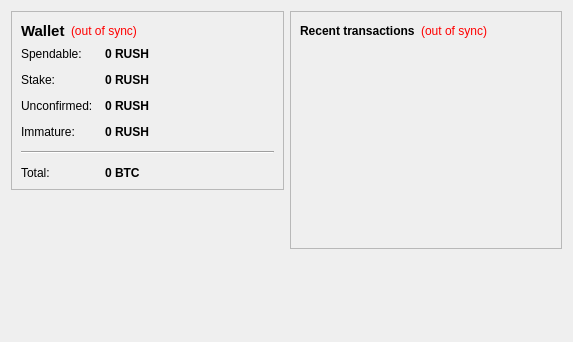
<?xml version="1.0" encoding="UTF-8"?>
<ui version="4.0">
 <class>OverviewPage</class>
 <widget class="QWidget" name="OverviewPage">
  <property name="geometry">
   <rect>
    <x>0</x>
    <y>0</y>
    <width>573</width>
    <height>342</height>
   </rect>
  </property>
  <property name="windowTitle">
   <string>Form</string>
  </property>
  <layout class="QHBoxLayout" name="horizontalLayout" stretch="1,1">
   <item>
    <layout class="QVBoxLayout" name="verticalLayout_2">
     <item>
      <widget class="QFrame" name="frame">
       <property name="frameShape">
        <enum>QFrame::StyledPanel</enum>
       </property>
       <property name="frameShadow">
        <enum>QFrame::Raised</enum>
       </property>
       <layout class="QVBoxLayout" name="verticalLayout_4">
        <item>
         <layout class="QHBoxLayout" name="horizontalLayout_4">
          <item>
           <widget class="QLabel" name="label_5">
            <property name="font">
             <font>
              <pointsize>11</pointsize>
              <weight>75</weight>
              <bold>true</bold>
             </font>
            </property>
            <property name="text">
             <string>Wallet</string>
            </property>
           </widget>
          </item>
          <item>
           <widget class="QLabel" name="labelWalletStatus">
            <property name="toolTip">
             <string>The displayed information may be out of date. Your wallet automatically synchronizes with the RushCoin network after a connection is established, but this process has not completed yet.</string>
            </property>
            <property name="styleSheet">
             <string notr="true">QLabel { color: red; }</string>
            </property>
            <property name="text">
             <string notr="true">(out of sync)</string>
            </property>
            <property name="alignment">
             <set>Qt::AlignLeading|Qt::AlignLeft|Qt::AlignVCenter</set>
            </property>
           </widget>
          </item>
          <item>
           <spacer name="horizontalSpacer_2">
            <property name="orientation">
             <enum>Qt::Horizontal</enum>
            </property>
            <property name="sizeHint" stdset="0">
             <size>
              <width>40</width>
              <height>20</height>
             </size>
            </property>
           </spacer>
          </item>
         </layout>
        </item>
        <item>
         <layout class="QFormLayout" name="formLayout_2">
          <property name="fieldGrowthPolicy">
           <enum>QFormLayout::AllNonFixedFieldsGrow</enum>
          </property>
          <property name="horizontalSpacing">
           <number>12</number>
          </property>
          <property name="verticalSpacing">
           <number>12</number>
          </property>
          <item row="0" column="0">
           <widget class="QLabel" name="label">
            <property name="text">
             <string>Spendable:</string>
            </property>
           </widget>
          </item>
          <item row="0" column="1">
           <widget class="QLabel" name="labelBalance">
            <property name="font">
             <font>
              <weight>75</weight>
              <bold>true</bold>
             </font>
            </property>
            <property name="cursor">
             <cursorShape>IBeamCursor</cursorShape>
            </property>
            <property name="toolTip">
             <string>Your current spendable balance</string>
            </property>
            <property name="text">
             <string notr="true">0 RUSH</string>
            </property>
            <property name="textInteractionFlags">
             <set>Qt::LinksAccessibleByMouse|Qt::TextSelectableByKeyboard|Qt::TextSelectableByMouse</set>
            </property>
           </widget>
          </item>
          <item row="1" column="0">
           <widget class="QLabel" name="label_6">
            <property name="text">
             <string>Stake:</string>
            </property>
           </widget>
          </item>
          <item row="1" column="1">
           <widget class="QLabel" name="labelStake">
            <property name="font">
             <font>
              <weight>75</weight>
              <bold>true</bold>
             </font>
            </property>
            <property name="cursor">
             <cursorShape>IBeamCursor</cursorShape>
            </property>
            <property name="toolTip">
             <string>Total of coins that was staked, and do not yet count toward the current balance</string>
            </property>
            <property name="text">
             <string notr="true">0 RUSH</string>
            </property>
            <property name="textInteractionFlags">
             <set>Qt::LinksAccessibleByMouse|Qt::TextSelectableByKeyboard|Qt::TextSelectableByMouse</set>
            </property>
           </widget>
          </item>
          <item row="2" column="0">
           <widget class="QLabel" name="label_3">
            <property name="text">
             <string>Unconfirmed:</string>
            </property>
           </widget>
          </item>
          <item row="2" column="1">
           <widget class="QLabel" name="labelUnconfirmed">
            <property name="font">
             <font>
              <weight>75</weight>
              <bold>true</bold>
             </font>
            </property>
            <property name="cursor">
             <cursorShape>IBeamCursor</cursorShape>
            </property>
            <property name="toolTip">
             <string>Total of transactions that have yet to be confirmed, and do not yet count toward the current balance</string>
            </property>
            <property name="text">
             <string notr="true">0 RUSH</string>
            </property>
            <property name="textInteractionFlags">
             <set>Qt::LinksAccessibleByMouse|Qt::TextSelectableByKeyboard|Qt::TextSelectableByMouse</set>
            </property>
           </widget>
          </item>
          <item row="3" column="0">
           <widget class="QLabel" name="labelImmatureText">
            <property name="text">
             <string>Immature:</string>
            </property>
           </widget>
          </item>
          <item row="3" column="1">
           <widget class="QLabel" name="labelImmature">
            <property name="font">
             <font>
              <weight>75</weight>
              <bold>true</bold>
             </font>
            </property>
            <property name="toolTip">
             <string>Mined balance that has not yet matured</string>
            </property>
            <property name="text">
             <string notr="true">0 RUSH</string>
            </property>
            <property name="textInteractionFlags">
             <set>Qt::LinksAccessibleByMouse|Qt::TextSelectableByKeyboard|Qt::TextSelectableByMouse</set>
            </property>
           </widget>
          </item>
          <item row="4" column="0" colspan="2">
           <widget class="Line" name="line">
            <property name="orientation">
             <enum>Qt::Horizontal</enum>
            </property>
           </widget>
          </item>
          <item row="5" column="0">
           <widget class="QLabel" name="labelTotalText">
            <property name="text">
             <string>Total:</string>
            </property>
           </widget>
          </item>
          <item row="5" column="1">
           <widget class="QLabel" name="labelTotal">
            <property name="font">
             <font>
              <weight>75</weight>
              <bold>true</bold>
             </font>
            </property>
            <property name="cursor">
             <cursorShape>IBeamCursor</cursorShape>
            </property>
            <property name="toolTip">
             <string>Your current total balance</string>
            </property>
            <property name="text">
             <string notr="true">0 BTC</string>
            </property>
            <property name="textInteractionFlags">
             <set>Qt::LinksAccessibleByMouse|Qt::TextSelectableByKeyboard|Qt::TextSelectableByMouse</set>
            </property>
           </widget>
          </item>
         </layout>
        </item>
       </layout>
      </widget>
     </item>
     <item>
      <spacer name="verticalSpacer">
       <property name="orientation">
        <enum>Qt::Vertical</enum>
       </property>
       <property name="sizeHint" stdset="0">
        <size>
         <width>20</width>
         <height>40</height>
        </size>
       </property>
      </spacer>
     </item>
    </layout>
   </item>
   <item>
    <layout class="QVBoxLayout" name="verticalLayout_3">
     <item>
      <widget class="QFrame" name="frame_2">
       <property name="frameShape">
        <enum>QFrame::StyledPanel</enum>
       </property>
       <property name="frameShadow">
        <enum>QFrame::Raised</enum>
       </property>
       <layout class="QVBoxLayout" name="verticalLayout">
        <item>
         <layout class="QHBoxLayout" name="horizontalLayout_2">
          <item>
           <widget class="QLabel" name="label_4">
            <property name="text">
             <string>&lt;b&gt;Recent transactions&lt;/b&gt;</string>
            </property>
           </widget>
          </item>
          <item>
           <widget class="QLabel" name="labelTransactionsStatus">
            <property name="toolTip">
             <string>The displayed information may be out of date. Your wallet automatically synchronizes with the RushCoin network after a connection is established, but this process has not completed yet.</string>
            </property>
            <property name="styleSheet">
             <string notr="true">QLabel { color: red; }</string>
            </property>
            <property name="text">
             <string notr="true">(out of sync)</string>
            </property>
            <property name="alignment">
             <set>Qt::AlignRight|Qt::AlignTrailing|Qt::AlignVCenter</set>
            </property>
           </widget>
          </item>
          <item>
           <spacer name="horizontalSpacer">
            <property name="orientation">
             <enum>Qt::Horizontal</enum>
            </property>
            <property name="sizeHint" stdset="0">
             <size>
              <width>40</width>
              <height>20</height>
             </size>
            </property>
           </spacer>
          </item>
         </layout>
        </item>
        <item>
         <widget class="QListView" name="listTransactions">
          <property name="styleSheet">
           <string notr="true">QListView { background: transparent; }</string>
          </property>
          <property name="frameShape">
           <enum>QFrame::NoFrame</enum>
          </property>
          <property name="verticalScrollBarPolicy">
           <enum>Qt::ScrollBarAlwaysOff</enum>
          </property>
          <property name="horizontalScrollBarPolicy">
           <enum>Qt::ScrollBarAlwaysOff</enum>
          </property>
          <property name="selectionMode">
           <enum>QAbstractItemView::NoSelection</enum>
          </property>
         </widget>
        </item>
       </layout>
      </widget>
     </item>
     <item>
      <spacer name="verticalSpacer_2">
       <property name="orientation">
        <enum>Qt::Vertical</enum>
       </property>
       <property name="sizeHint" stdset="0">
        <size>
         <width>20</width>
         <height>40</height>
        </size>
       </property>
      </spacer>
     </item>
    </layout>
   </item>
  </layout>
 </widget>
 <resources/>
 <connections/>
</ui>
